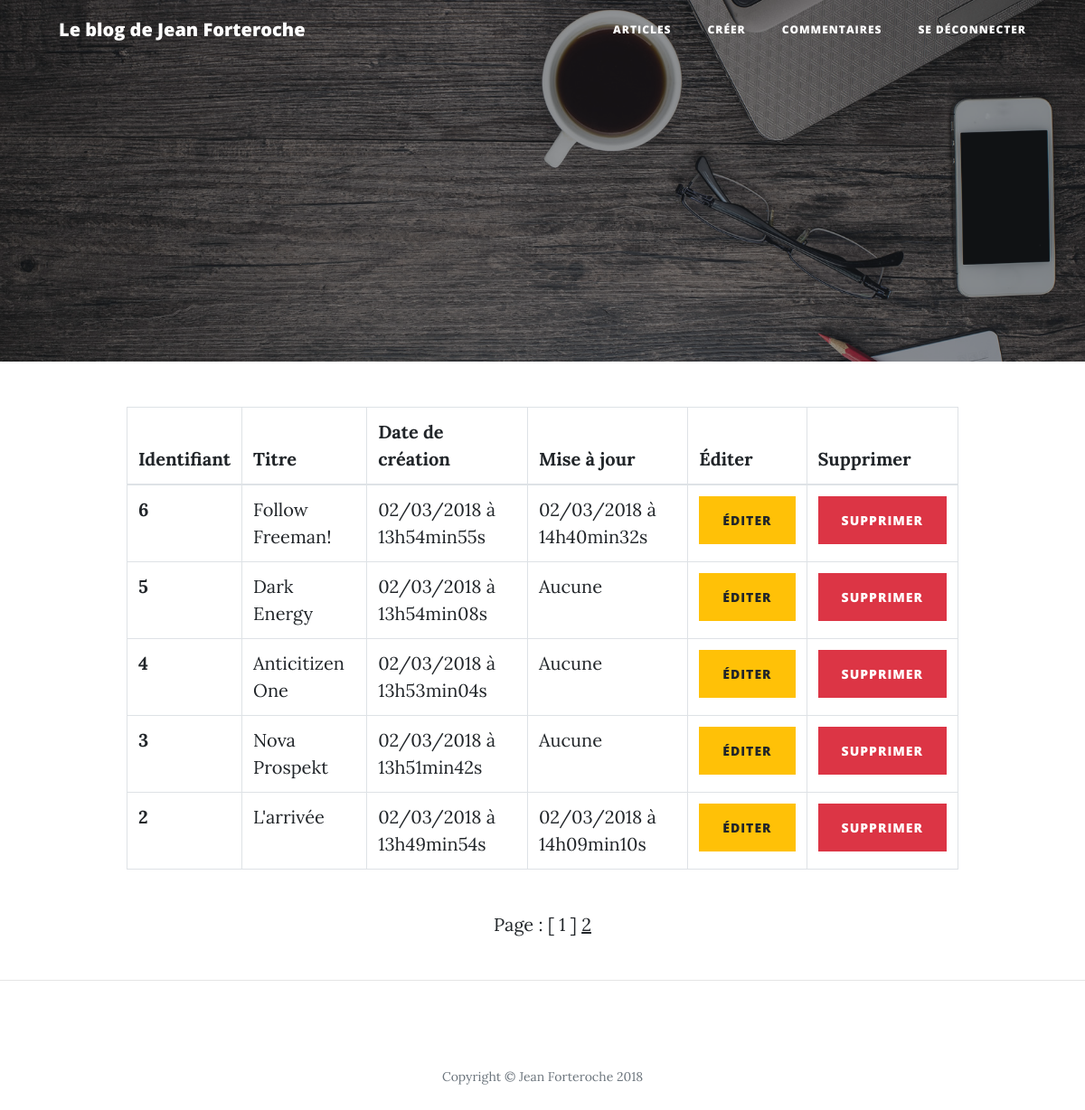
/admin.php?action=admin (signed in), run on an earlier commit of the app's database.
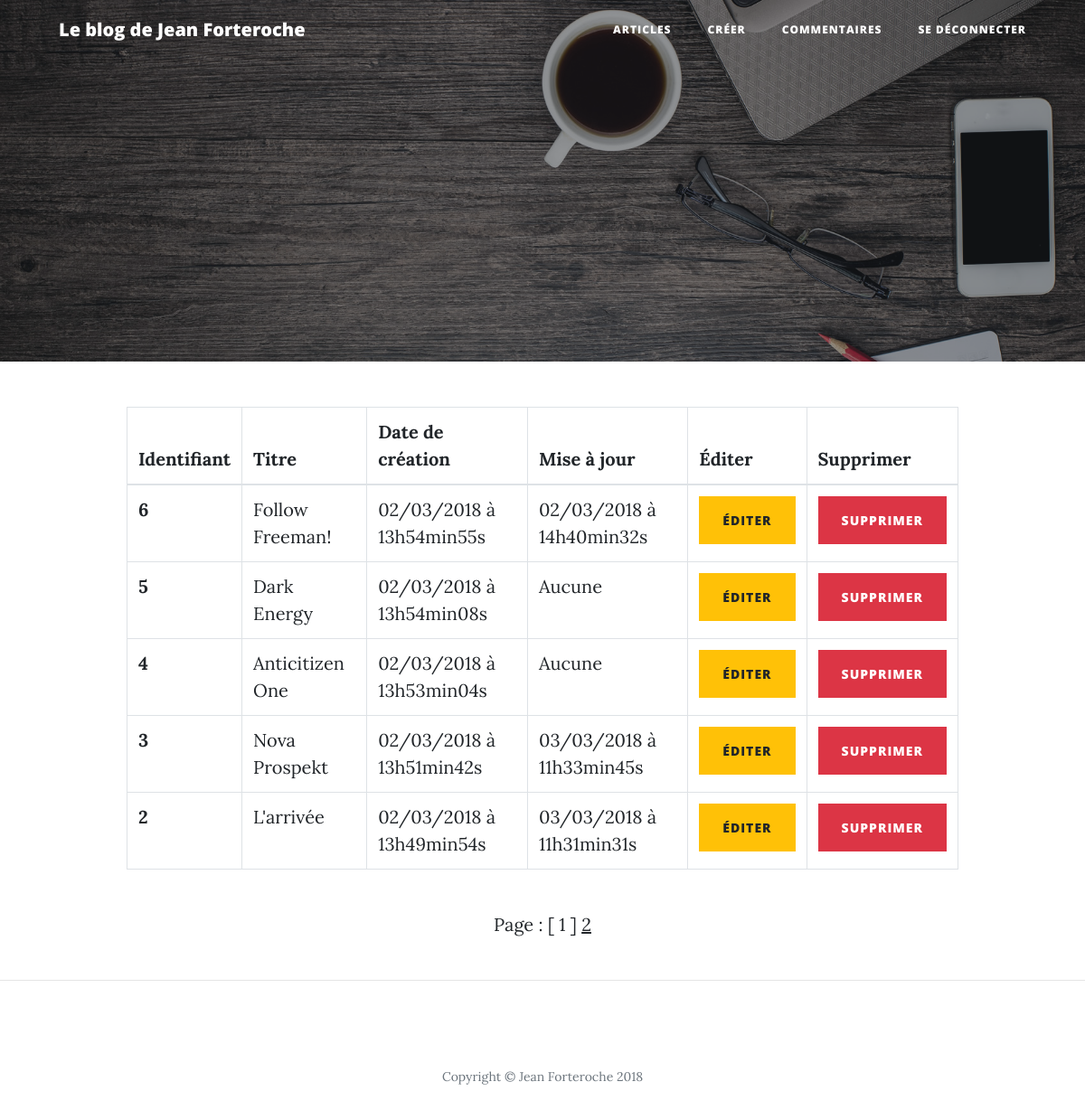
And on a later commit of the database.
### tables this page shows
CREATE TABLE IF NOT EXISTS `chapters` (
  `id` int(11) NOT NULL AUTO_INCREMENT,
  `title` varchar(255) NOT NULL,
  `content` text NOT NULL,
  `creation_date` datetime NOT NULL,
  `edit_date` datetime DEFAULT NULL,
  PRIMARY KEY (`id`)
);

### model/dbManager.php (called while the page is built)
<?php
class Manager {
	protected function dbConnect()
	{
		try
		{
			$db = new PDO('mysql:host=localhost;dbname=project_8;charset=utf8', 'root', '', array(PDO::ATTR_ERRMODE => PDO::ERRMODE_EXCEPTION));
			return $db;
		}
		catch(Exception $e)
		{
		    die('Erreur : '.$e->getMessage());
		}
	}
}

### model/backend/UserModel.php (called while the page is built, shortened)
<?php
require_once(__DIR__ . "/../dbManager.php");
class USER extends Manager
{
	public function is_loggedin()
	{
		if(isset($_SESSION['user_session']))
		{
			return true;
		}
	}
}

### model/backend/CrudModel.php (called while the page is built, shortened)
<?php
class Crud extends Manager
{
	private $_db;
	public function __construct()
	{
		$this->_db = $this->dbConnect();
    }
	public function readChapters($firstEntry, $chaptersPerPage)
	{
		$allChapters = $this->_db->prepare('SELECT id, title, content, DATE_FORMAT(creation_date, \'%d/%m/%Y à %Hh%imin%ss\') AS creation_date_fr, DATE_FORMAT(edit_date, \'%d/%m/%Y à %Hh%imin%ss\') AS edit_date_fr FROM chapters ORDER BY creation_date_fr DESC LIMIT '.$firstEntry.', '.$chaptersPerPage.'');
		$allChapters->execute(array($firstEntry, $chaptersPerPage));
		return $allChapters;
	}
	public function getallchapters()
	{
        $total_return= $this->_db->query('SELECT COUNT(*) AS total FROM chapters');
        $total_data= $total_return->fetch(PDO::FETCH_ASSOC);
        $total=$total_data['total'];
        return $total;
	}
}

### view/backend/articlesManagement.php (the view, shortened to what this page needs)
    <div class="container">
      <div class="row">
        <div class="col-lg-10 col-md-10 mx-auto">
          <?php
          if ($req->rowCount() == 0) {?>
            <p style="text-align: center;">Il n'y a pas d'articles à modérer pour le moment</p>
          <?php
          }
          else
          { ?>
        <div class="table-responsive">
          <table class="table table-bordered">
            <thead>
              <tr>
                <th scope="col">Identifiant</th>
                <th scope="col">Titre</th>
                <th scope="col">Date de création</th>
                <th scope="col">Mise à jour</th>
                <th scope="col">Éditer</th>
                <th scope="col">Supprimer</th>
              </tr>
            </thead>
            <tbody>
                <?php
                while ($data = $req->fetch(PDO::FETCH_ASSOC))
                {
                ?>
                <tr>
                    <th scope="row"><?= $data['id']; ?></th>
                    <td><?= $data['title']; ?></td>
                    <td><?= $data['creation_date_fr']; ?></td>
                    <td><?php if ($data['edit_date_fr'] == NULL)
                      {
                          echo "Aucune";
                      }
                      else{
                          echo $data['edit_date_fr'];
                      }?>
                    </td>
                    <td><a class="btn btn-warning" href="admin.php?action=update&amp;id=<?= $data['id'];?>">Éditer</a></td>
                    <td>
                      <button type="button" class="btn btn-danger"  onclick="delpost('<?= $data['id'];?>');">Supprimer</button>
                    </td>
                </tr>
                <?php
                }
                ?>
            </tbody>
          </table>
        </div>
            <?php
            echo '<p style="text-align: center;">Page : ';
            for($i=1; $i<=$numberOfPages; $i++)
            {
                 if($i==$currentPage)
                 {
                     echo ' [ '.$i.' ] ';
                 }
                 else
                 {
                      echo ' <a href="admin.php?action=admin&amp;page='.$i.'">'.$i.'</a> ';
                 }
            }
            echo '</p>';
            }
            ?>
        </div>
      </div>
    </div>
<hr>
<?php require('template.php'); ?>

What changed in the data, as far as the page shows it:
changed chapters "Nova Prospekt": edit_date_fr (not shown) → "03/03/2018 à 11h33min45s"; no longer shows "Aucune"
changed chapters "L'arrivée": edit_date_fr "02/03/2018 à 14h09min10s" → "03/03/2018 à 11h31min31s"
